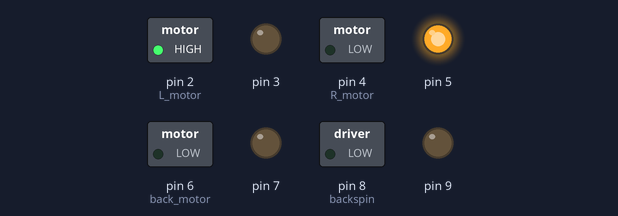
Recording of a sketch running on a simulated Arduino Uno, built with avr-gcc and run on an emulated ATmega328P. Shown: switched loads named in the sketch (green lamp = pin HIGH), output pins drawn as LEDs (lit = HIGH).

Above: at 0.5 s.
At 1.5 s:
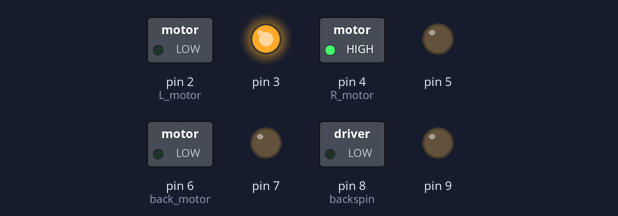
At 2.5 s:
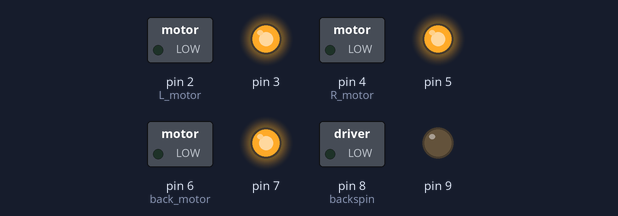
At 3.5 s:
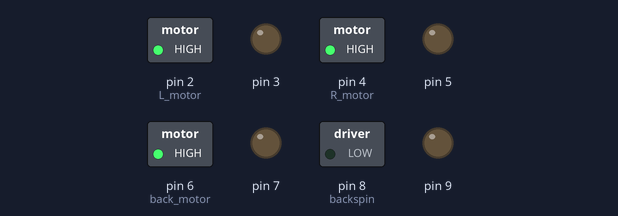
Timing chart, 0 to 5.2 s (numbered marks = the images above):
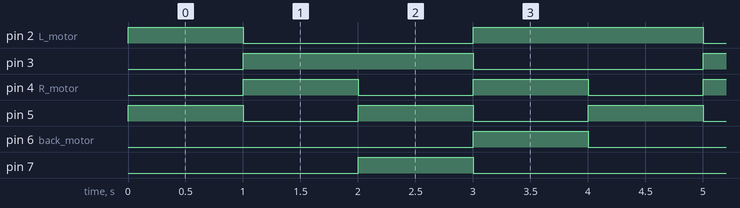

Measured:
- by itself, pin 2 (L_motor): repeats every 4.0 s: LOW 2.0 s, HIGH 2.0 s
- by itself, pin 3: alternates HIGH for 2.0 s and LOW for 2.0 s
- by itself, pin 4 (R_motor), pin 5: alternates HIGH for 1.0 s and LOW for 1.0 s
- by itself, pin 6 (back_motor), pin 7: alternates HIGH for 1.0 s and LOW for 3.0 s

The sketch:

l298n_example.ino
```cpp
void setup(){

  pinMode(2,OUTPUT);  //L motor
  pinMode(3,OUTPUT);

  pinMode(4,OUTPUT);  //R motor
  pinMode(5,OUTPUT);

  pinMode(6,OUTPUT);  //back motor
  pinMode(7,OUTPUT);

  pinMode(8,OUTPUT);  //backspin
  pinMode(9,OUTPUT);
  //int speed = 255; used when we have PWM

}


void loop(){
  drive_forward();
  delay(1000);
  drive_backward();
  delay(1000);
  turn_left();
  delay(1000);
  turn_right();
  delay(1000);


}

void drive_forward(){
  digitalWrite(2,HIGH);
  digitalWrite(3,LOW);
  digitalWrite(5,HIGH);
  digitalWrite(4,LOW);
  digitalWrite(6,LOW);
  digitalWrite(7,LOW);
}


void drive_backward(){
  digitalWrite(2,LOW);
  digitalWrite(3,HIGH);
  digitalWrite(5,LOW);
  digitalWrite(4,HIGH);
  digitalWrite(6,LOW);
  digitalWrite(7,LOW);

}

void turn_left(){
  digitalWrite(3,HIGH);
  digitalWrite(2,LOW);
  digitalWrite(5,HIGH);
  digitalWrite(4,LOW);
  digitalWrite(7,HIGH);
  digitalWrite(6,LOW);
}

void turn_right(){
  digitalWrite(2,HIGH);
  digitalWrite(3,LOW);
  digitalWrite(4,HIGH);
  digitalWrite(5,LOW);
  digitalWrite(6,HIGH);
  digitalWrite(7,LOW);
}
```
